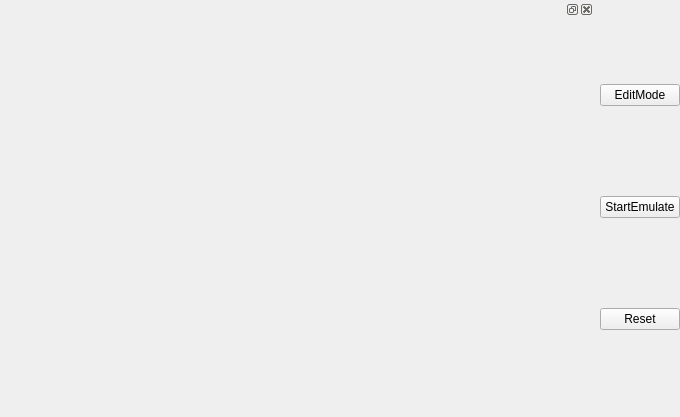
<?xml version="1.0" encoding="UTF-8"?>
<ui version="4.0">
 <class>Widget</class>
 <widget class="QWidget" name="Widget">
  <property name="geometry">
   <rect>
    <x>0</x>
    <y>0</y>
    <width>680</width>
    <height>417</height>
   </rect>
  </property>
  <property name="minimumSize">
   <size>
    <width>0</width>
    <height>0</height>
   </size>
  </property>
  <property name="windowTitle">
   <string>Widget</string>
  </property>
  <layout class="QHBoxLayout" name="horizontalLayout_2">
   <property name="leftMargin">
    <number>0</number>
   </property>
   <property name="topMargin">
    <number>0</number>
   </property>
   <property name="rightMargin">
    <number>0</number>
   </property>
   <property name="bottomMargin">
    <number>0</number>
   </property>
   <item>
    <layout class="QHBoxLayout" name="horizontalLayout" stretch="5,1">
     <property name="spacing">
      <number>6</number>
     </property>
     <item>
      <layout class="QHBoxLayout" name="horizontalLayout_3">
       <property name="spacing">
        <number>6</number>
       </property>
       <property name="leftMargin">
        <number>69</number>
       </property>
       <item>
        <widget class="QDockWidget" name="dockWidget_2">
         <property name="floating">
          <bool>false</bool>
         </property>
         <widget class="World" name="dockWidgetContents_2"/>
        </widget>
       </item>
      </layout>
     </item>
     <item>
      <layout class="QVBoxLayout" name="verticalLayout">
       <property name="sizeConstraint">
        <enum>QLayout::SetMaximumSize</enum>
       </property>
       <item>
        <widget class="QPushButton" name="pushButton_3">
         <property name="sizePolicy">
          <sizepolicy hsizetype="Maximum" vsizetype="Fixed">
           <horstretch>0</horstretch>
           <verstretch>0</verstretch>
          </sizepolicy>
         </property>
         <property name="text">
          <string>EditMode</string>
         </property>
        </widget>
       </item>
       <item>
        <widget class="QPushButton" name="pushButton_2">
         <property name="sizePolicy">
          <sizepolicy hsizetype="Maximum" vsizetype="Fixed">
           <horstretch>0</horstretch>
           <verstretch>0</verstretch>
          </sizepolicy>
         </property>
         <property name="text">
          <string>StartEmulate</string>
         </property>
        </widget>
       </item>
       <item>
        <widget class="QPushButton" name="pushButton">
         <property name="sizePolicy">
          <sizepolicy hsizetype="Maximum" vsizetype="Fixed">
           <horstretch>0</horstretch>
           <verstretch>0</verstretch>
          </sizepolicy>
         </property>
         <property name="text">
          <string>Reset</string>
         </property>
        </widget>
       </item>
      </layout>
     </item>
    </layout>
   </item>
  </layout>
 </widget>
 <layoutdefault spacing="6" margin="11"/>
 <customwidgets>
  <customwidget>
   <class>World</class>
   <extends>QWidget</extends>
   <header>world.h</header>
   <container>1</container>
  </customwidget>
 </customwidgets>
 <resources/>
 <connections/>
</ui>
